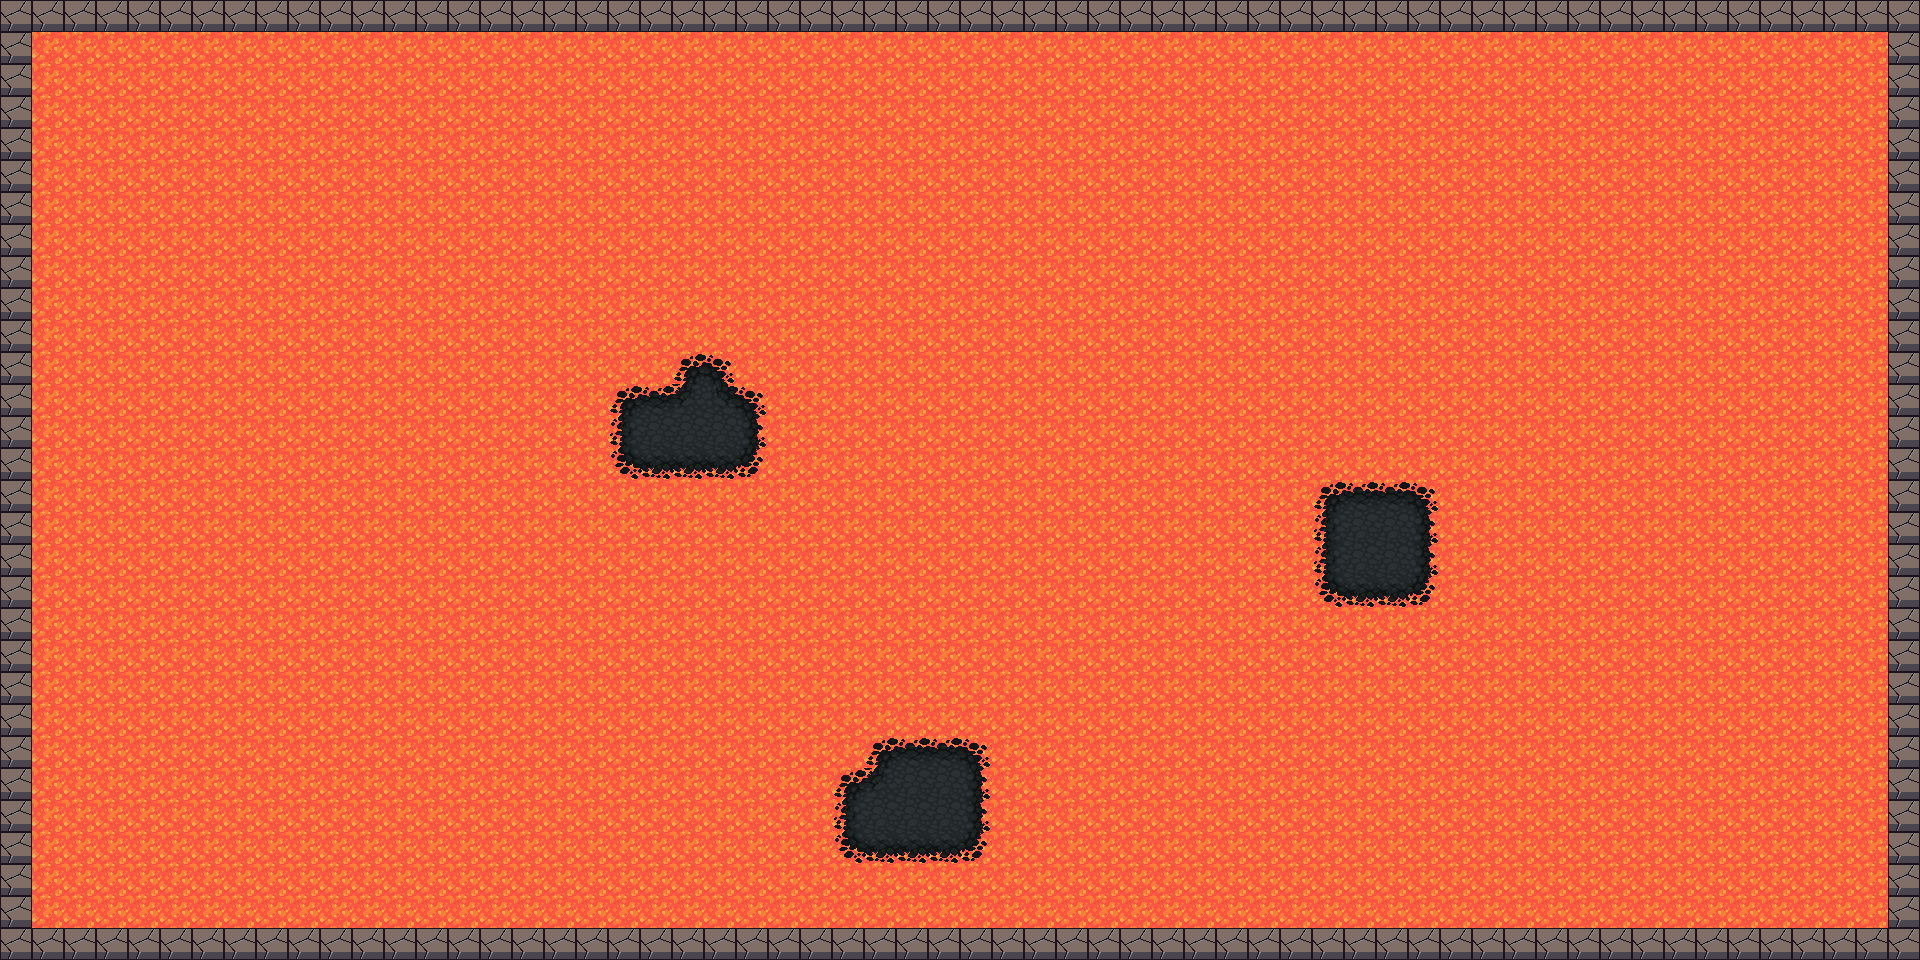

A 2D game scene composited from a Tiled map and its tileset images. What follows is a short description and the map's XML, with each tile layer's data collapsed to a summary:
An orthogonal 60x30 tile map with 32x32 px tiles, 3 tile layers (Lava, Wände, Asche).

<map version="1.2" tiledversion="1.2.3" orientation="orthogonal" renderorder="right-down" width="60" height="30" tilewidth="32" tileheight="32" infinite="0" nextlayerid="5" nextobjectid="1">
 <tileset firstgid="1" source="tiles.tsx" />
 <layer id="2" name="Lava" width="60" height="30">
  <data>[1800 cells, 1800 non-empty, 1 distinct tile ids]</data>
 </layer>
 <layer id="3" name="Wände" width="60" height="30">
  <data>[1800 cells, 176 non-empty, 1 distinct tile ids]</data>
 </layer>
 <layer id="4" name="Asche" width="60" height="30">
  <data>[1800 cells, 52 non-empty, 11 distinct tile ids]</data>
 </layer>
</map>
